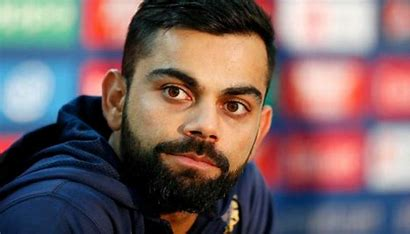
#> input picture Model/test_images/virat.jpeg, 410 x 234 px, found by its file name
$ jupyter execute --allow-errors Indian_Cricket_Player_Classifier_Model.ipynb   (shell and % lines are left out)
#> lines starting #> are read from the running program, lines starting #| are printed output that depends on the picture; after the words box and inside, x2 and y2 are one past the last pixel; in counts of white or black regions, pixels touching at a corner belong together
[cell 1]
import numpy as np
import cv2
import matplotlib.pyplot as plt

<h4> Trying out with a sample image </h4>

[cell 2]
img = cv2.imread("./test images/virat.jpeg")
#> img is the input picture: shape (234, 410, 3); mean B, G, R 101.6, 99.8, 121
img.shape
#> Out = (234, 410, 3)

[cell 3]
plt.imshow(img)

[cell 4]
gray_virat = cv2.cvtColor(img, cv2.COLOR_BGR2GRAY)
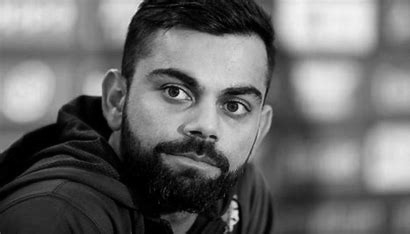
#> gray_virat: shape (234, 410); min 0, max 243, mean 106.3
gray_virat.shape
#> Out = (234, 410)

[cell 5]
plt.imshow(gray_virat, cmap='gray')

[cell 6]
face_cascade = cv2.CascadeClassifier("./opencv/haarcascades/haarcascade_frontalface_default.xml")
eye_cascade = cv2.CascadeClassifier("./opencv/haarcascades/haarcascade_eye.xml")

faces = face_cascade.detectMultiScale(gray_virat, 1.3, 5)
#> faces = [[115, 31, 174, 174]]
faces      #returns an array of array with 4 values(x-axis, y-axis, width and height)
#> Out = [[115, 31, 174, 174]]

[cell 7]
(x,y,w,h) = faces[0]
#> x = 115; y = 31; w = 174; h = 174
x,y,w,h
#> Out = (115, 31, 174, 174)

[cell 8]
face_img = cv2.rectangle(img, (x, y), (x+w, y+h), (255,0,0), 2)
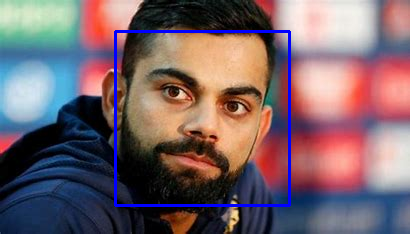
#> face_img: shape (234, 410, 3); mean B, G, R 105.8, 98.5, 119.2
plt.imshow(face_img)

[cell 9]
cv2.destroyAllWindows()

for (x,y,w,h) in faces:
    face_img = cv2.rectangle(img, (x, y), (x+w, y+h), (255,0,0), 2)
    roi_gray = gray_virat[y:y+h, x:x+w]
    roi_color = face_img[y:y+h, x:x+w]

    eyes = eye_cascade.detectMultiScale(roi_gray)
    for (ex,ey,ew,eh) in eyes:
        cv2.rectangle(roi_color, (ex, ey), (ex+ew, ey+eh), (0,255,0), 2)
#> this loop made 1 pass
#> (x, y, w, h, eyes) on pass 1: (115, 31, 174, 174, [[100, 55, 39, 39], [37, 36, 48, 48]])
#> pass 1, `roi_gray = gray_virat[y:y+h, x:x+w]`:
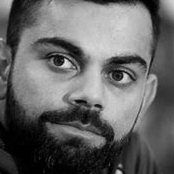
#> roi_gray: shape (174, 174); min 0, max 233, mean 100.3
#> pass 1, `roi_color = face_img[y:y+h, x:x+w]`:
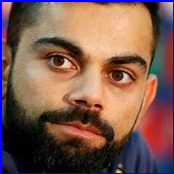
#> roi_color: shape (174, 174, 3); mean B, G, R 79.9, 89.9, 124
#> after the loop:
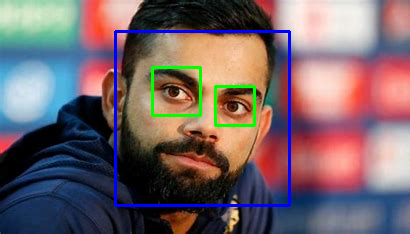
#> img: shape (234, 410, 3); 1.08% of pixels changed, all inside (x1, y1, x2, y2) = (151, 66, 256, 127)
#> after the loop:
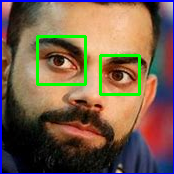
#> roi_color: shape (174, 174, 3); 3.42% of pixels changed, all inside (x1, y1, x2, y2) = (36, 35, 141, 96)

plt.figure()
plt.imshow(face_img, cmap='gray')
plt.show()

[cell 10]
plt.imshow(roi_color, cmap='gray')

<h3> A function to get a cropped image</h3>

[cell 11]
face_cascade = cv2.CascadeClassifier("./opencv/haarcascades/haarcascade_frontalface_default.xml")
eye_cascade = cv2.CascadeClassifier("./opencv/haarcascades/haarcascade_eye.xml")


# A function to take image as imput an return a cropped image where both the eyes are clearly visible
def get_cropped_img_if_2_eyes(img_path):
#> called with img_path = './test images/virat.jpeg'
    img = cv2.imread(img_path)
    try:
        gray = cv2.cvtColor(img, cv2.COLOR_BGR2GRAY)
        faces = face_cascade.detectMultiScale(gray, 1.3, 5)
#> faces = [[115, 31, 174, 174]]
    except:
        return None

    for (x,y,w,h) in faces:
        roi_gray = gray[y:y+h, x:x+w]
        roi_color = img[y:y+h, x:x+w]

        eyes = eye_cascade.detectMultiScale(roi_gray)
        if len(eyes) >=2:
            return roi_color
#> this loop made 1 pass
#> pass 1, in get_cropped_img_if_2_eyes, `roi_color = img[y:y+h, x:x+w]`:
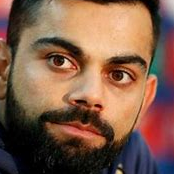
#> roi_color: shape (174, 174, 3); mean B, G, R 73.2, 92, 127.1

[cell 12]
cropped_img = get_cropped_img_if_2_eyes("./test images/virat.jpeg")
plt.imshow(cropped_img)

[cell 13]
path_to_datasets = "./datasets/"
path_to_cropped_datasets = "./datasets/cropped/"

[cell 14]
import os
img_dirs = []
#> (the rest of this cell did not finish here and is left out)

[cell 15]
import shutil

if os.path.exists(path_to_cropped_datasets):
    shutil.rmtree(path_to_cropped_datasets)

os.mkdir(path_to_cropped_datasets)

<H4>Making a folder for cropped images</H4>

[cell 16]
cropped_img_dirs = []
cricketer_file_names_dict = {}

for img_dir in img_dirs:
    count = 1
    cricketer_name = img_dir.split('/')[-1]
    print(cricketer_name)

    cricketer_file_names_dict[cricketer_name] = []

    for entry in os.scandir(img_dir):
        roi_color = get_cropped_img_if_2_eyes(entry.path)
        if roi_color is not None:
            cropped_folder = path_to_cropped_datasets + cricketer_name
            if not os.path.exists(cropped_folder):
                os.mkdir(cropped_folder)
                cropped_img_dirs.append(cropped_folder)
                print("Generating cropped folder: ", cropped_folder)

            cropped_file_name = cricketer_name + str(count) + ".png"
            cropped_file_path = cropped_folder + "/" + cropped_file_name

            cv2.imwrite(cropped_file_path, roi_color)
            cricketer_file_names_dict[cricketer_name].append(cropped_file_path)
            count += 1

# Wavelet Function

[cell 17]
import numpy as np
import pywt
import cv2

def w2d(img, mode='haar', level=1):
#> called with mode = 'db1', level = 5
    imArray = img
    #Datatype conversions
    #convert to grayscale
    imArray = cv2.cvtColor( imArray,cv2.COLOR_RGB2GRAY )
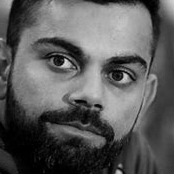
#> imArray: shape (174, 174); min 0, max 225, mean 90.4
    #convert to float
    imArray =  np.float32(imArray)
    imArray /= 255;
    # compute coefficients
    coeffs=pywt.wavedec2(imArray, mode, level=level)
#> coeffs = 6 items

    #Process Coefficients
    coeffs_H=list(coeffs)
#> coeffs_H = 6 items
    coeffs_H[0] *= 0;

    # reconstruction
    imArray_H=pywt.waverec2(coeffs_H, mode);
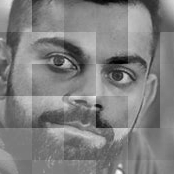
#> imArray_H: shape (174, 174) float32; min -0.611, max 0.601, mean -0.000135; drawn with min black and max white
    imArray_H *= 255;
    imArray_H =  np.uint8(imArray_H)
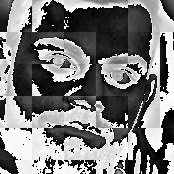
#> imArray_H: shape (174, 174); min 0, max 255, mean 122

    return imArray_H

[cell 18]
im_har = w2d(cropped_img,'db1',5)
plt.imshow(im_har, cmap='gray')

[cell 19]
cricketer_file_names_dict

[cell 20]
class_dict = {}
count = 0
for cricketer_name in cricketer_file_names_dict.keys():
    class_dict[cricketer_name] = count
    count = count + 1
class_dict
